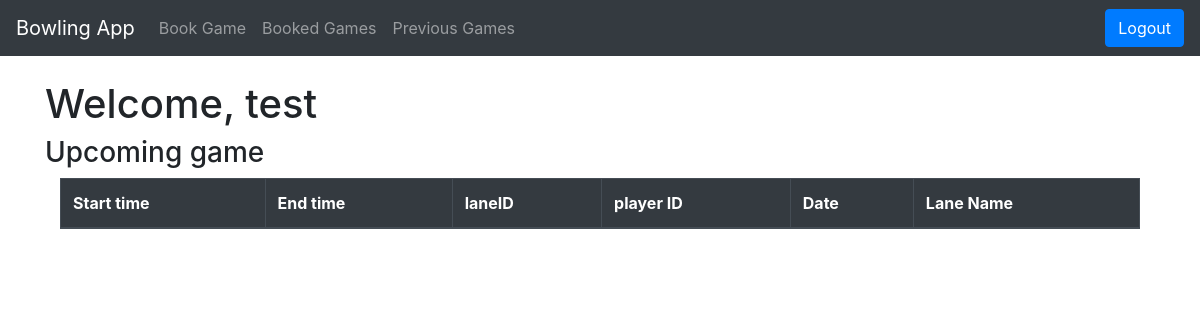
/logged_in (signed in), run on an earlier commit of the app's database.
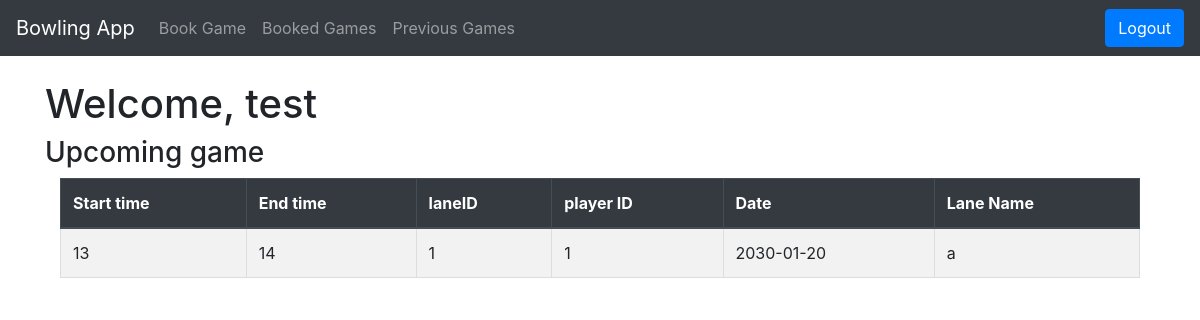
And on a later commit of the database.
### tables this page shows
CREATE TABLE Bookings (bookingId INTEGER PRIMARY KEY AUTOINCREMENT, startTime time, endTime time, laneID INTEGER REFERENCES BowlingLanes (laneID), playerID INTEGER REFERENCES Players (playerID), date date);

CREATE TABLE BowlingLanes (laneID INTEGER PRIMARY KEY, laneName varchar);

### app.py (the view)
@app.route("/logged_in")
def show_logged_in():
    return render_template("logged_in.html", player=session["Fname"], next_game=get_next_game(session["player_id"]))

### app.py (called while the page is built)
def get_next_game(playerID):
    return query_db("SELECT * FROM bookings INNER JOIN bowlingLanes ON bookings.laneID = bowlingLanes.laneID WHERE playerID = ? AND date >= DATE('now') ORDER BY date, startTime LIMIT 1", [playerID])

### test.py (called while the page is built)
def get_db():
    db = getattr(g, '_database', None)
    if db is None:
        db = g._database = sqlite3.connect(DATABASE)
        db.row_factory = sqlite3.Row
    return db

def query_db(query, args=(), one=False, commit=False):
    try:
        if commit:
            db = get_db()
            cur = db.execute(query, args)
            db.commit()
            cur.close()
            return None
        else:
            cur = get_db().execute(query, args)
            rv = cur.fetchall()
            cur.close()
            return (rv[0] if rv else None) if one else rv
    except sqlite3.Error as e:
        print("SQLite error:", e)
        return e

### template/logged_in.html (shortened to what this page needs)
<!DOCTYPE html>
<html lang="en">
<head>
</head>
<body>
    <link rel="stylesheet" href="https://stackpath.bootstrapcdn.com/bootstrap/4.5.2/css/bootstrap.min.css">
</head>
<body>
    <nav class="navbar navbar-expand-lg navbar-dark bg-dark">
        <a class="navbar-brand" href="#">Bowling App</a>
        <div class="collapse navbar-collapse" id="navbarNav">
            <ul class="navbar-nav">
                <li class="nav-item">
                    <a class="nav-link" href="/book_game">Book Game</a>
                </li>
                <li class="nav-item">
                    <a class="nav-link" href="/booked_games">Booked Games</a>
                </li>
                <li class="nav-item">
                    <a class="nav-link" href="/previous_games">Previous Games</a>
                </li>
            </ul>
        </div>
        <form action="/logout" method="POST" class="ml-auto">
            <button type="submit" class="btn btn-primary">Logout</button>
        </form>
    </nav>
    <div class="container mt-4">
        <h1>Welcome, {{ player }}</h1>
        <h3>Upcoming game</h3>
        <div class="container">
            <table class="table table-striped">
                <thead class="thead-dark">
                <tr>
                    <th>Start time</th>
                    <th>End time</th>
                    <th>laneID</th>
                    <th>player ID</th>
                    <th>Date</th>
                    <th>Lane Name</th>
                </tr>
            </thead>
            <tbody>
                {% for booking in next_game %}
                <tr>
                    <td>{{ booking['startTime'] }}</td>
                    <td>{{ booking['endTime'] }}</td>
                    <td>{{ booking['laneID'] }}</td>
                    <td>{{ booking['playerID'] }}</td>
                    <td>{{ booking['date'] }}</td>
                    <td>{{ booking['laneName'] }}</td>
                </tr>
                {% endfor %}
            </tbody>
        </table>
    </div>
</div>
</body>
</html>

What changed in the data, as far as the page shows it:
added Bookings: startTime "13", endTime "14", laneID "1", playerID "1", date "2030-01-20", laneName "a"
